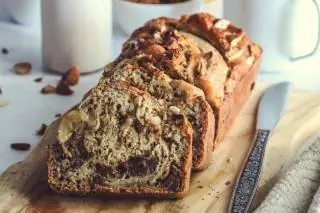
#> input picture images/banana-bread.webp, 320 x 213 px; its folder holds only this picture in this run
$ python generate_og_images.py
#> lines starting #> are read from the running program, lines starting #| are printed output that depends on the picture
#!/usr/bin/env python3
"""Génère les images Open Graph 1200x630 (images/og/*.jpg) à partir de images/*.webp.

Usage (depuis la racine du dépôt) :
    python3 -m venv .venv && .venv/bin/pip install Pillow
    .venv/bin/python scripts/generate_og_images.py
"""
import glob
import os

from PIL import Image, ImageEnhance, ImageFilter, ImageOps

ROOT = os.path.dirname(os.path.dirname(os.path.abspath(__file__)))
SRC = os.path.join(ROOT, "images")
OUT = os.path.join(SRC, "og")
W, H = 1200, 630


def main():
    os.makedirs(OUT, exist_ok=True)
    for path in sorted(glob.glob(os.path.join(SRC, "*.webp"))):
        im = ImageOps.exif_transpose(Image.open(path)).convert("RGB")
#> im is the input picture: PIL image 320x213 RGB; mean R, G, B 161.1, 143.9, 125.2
        canvas = ImageOps.fit(im, (W, H), Image.LANCZOS).filter(ImageFilter.GaussianBlur(30))
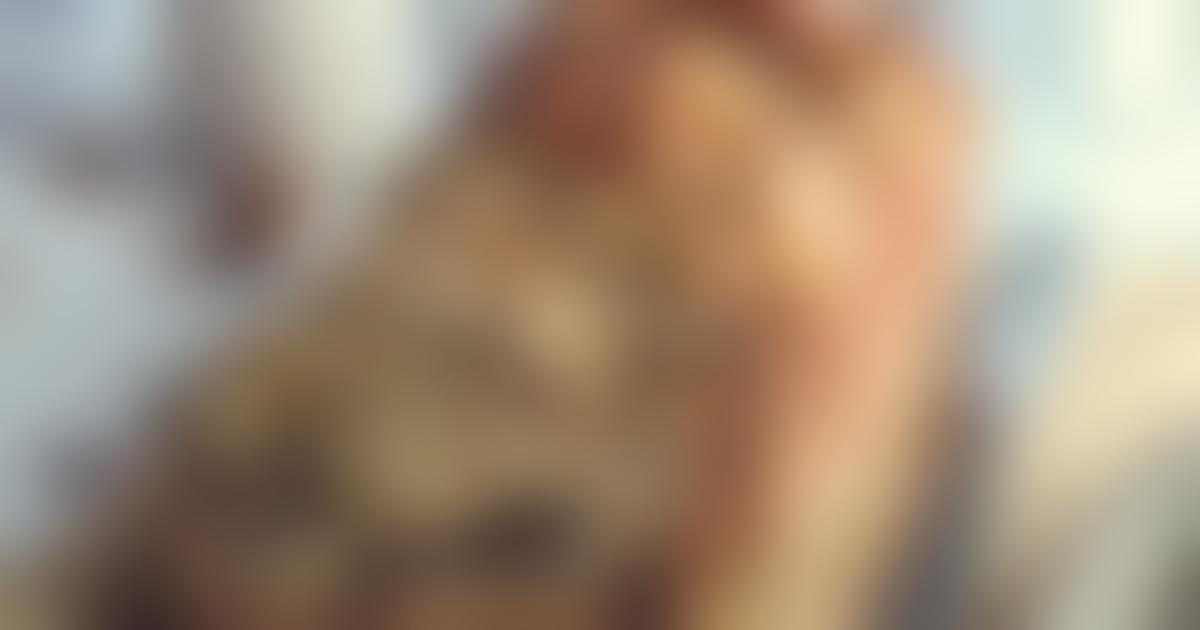
#> canvas: PIL image 1200x630 RGB; mean R, G, B 161.7, 142.6, 122.3
        canvas = ImageEnhance.Brightness(canvas).enhance(0.7)
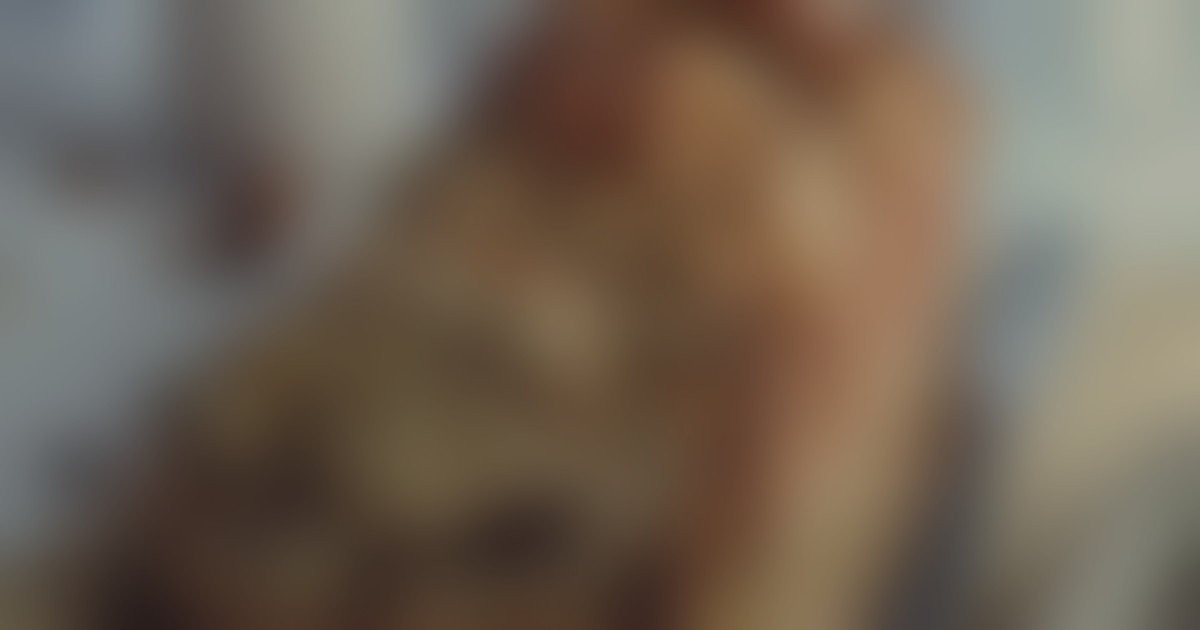
#> canvas: PIL image 1200x630 RGB; mean R, G, B 112.8, 99.4, 85.2
        photo = ImageOps.contain(im, (W, H), Image.LANCZOS)
        canvas.paste(photo, ((W - photo.width) // 2, (H - photo.height) // 2))
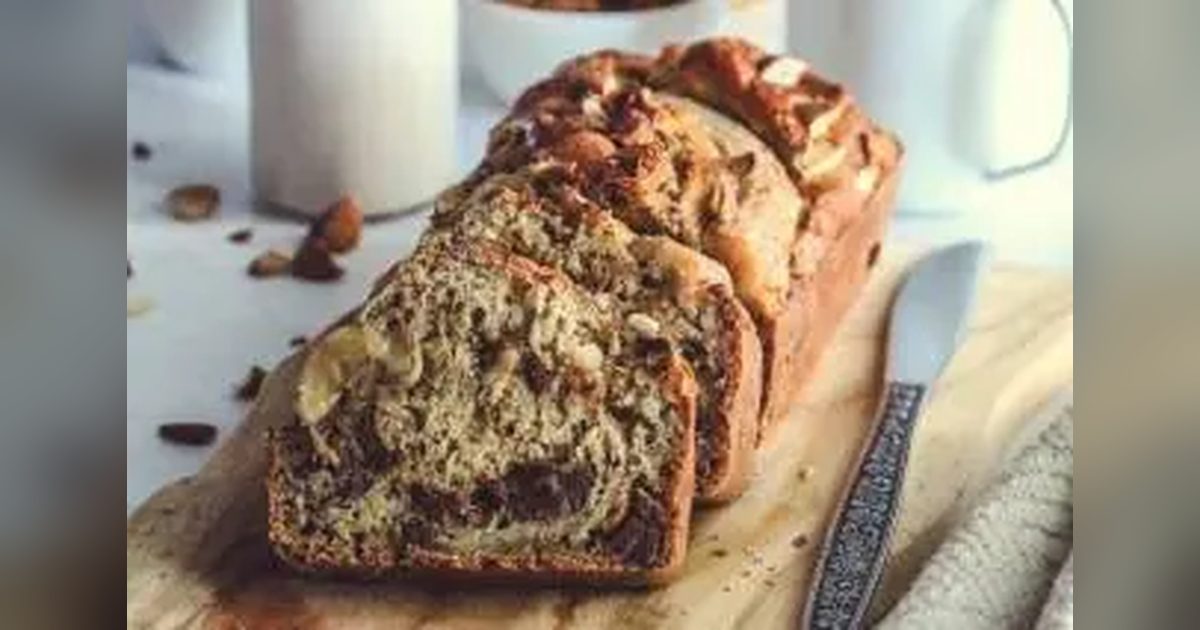
#> canvas: PIL image 1200x630 RGB; mean R, G, B 154, 140.6, 124.2
        name = os.path.splitext(os.path.basename(path))[0] + ".jpg"
        canvas.save(os.path.join(OUT, name), "JPEG", quality=85, optimize=True, progressive=True)
        print(name)


if __name__ == "__main__":
    main()

$ run again, on images/clafoutis-sale-poireaux-patates-douces.webp
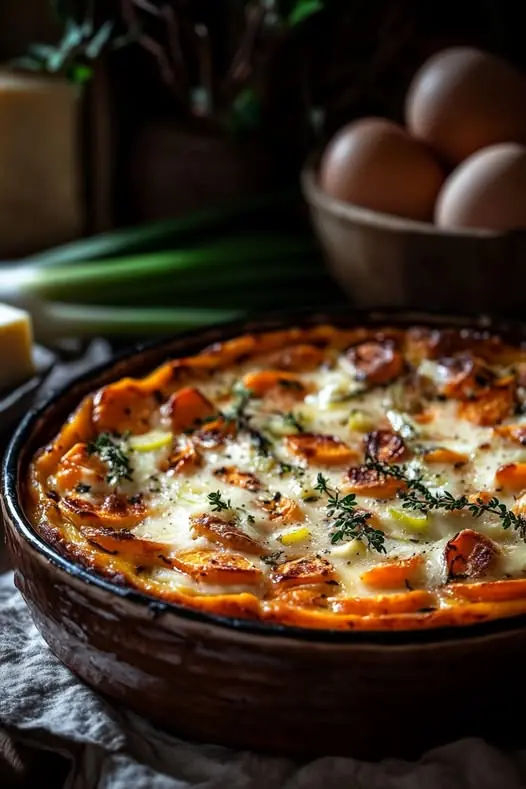
#> input picture images/clafoutis-sale-poireaux-patates-douces.webp, 526 x 789 px
#> in main, im is the input picture: PIL image 526x789 RGB; mean R, G, B 71.1, 53, 36.6
#> in main, `canvas = ImageOps.fit(im, (W, H), Image.LANCZOS).filter(ImageFilter.Ga..`:
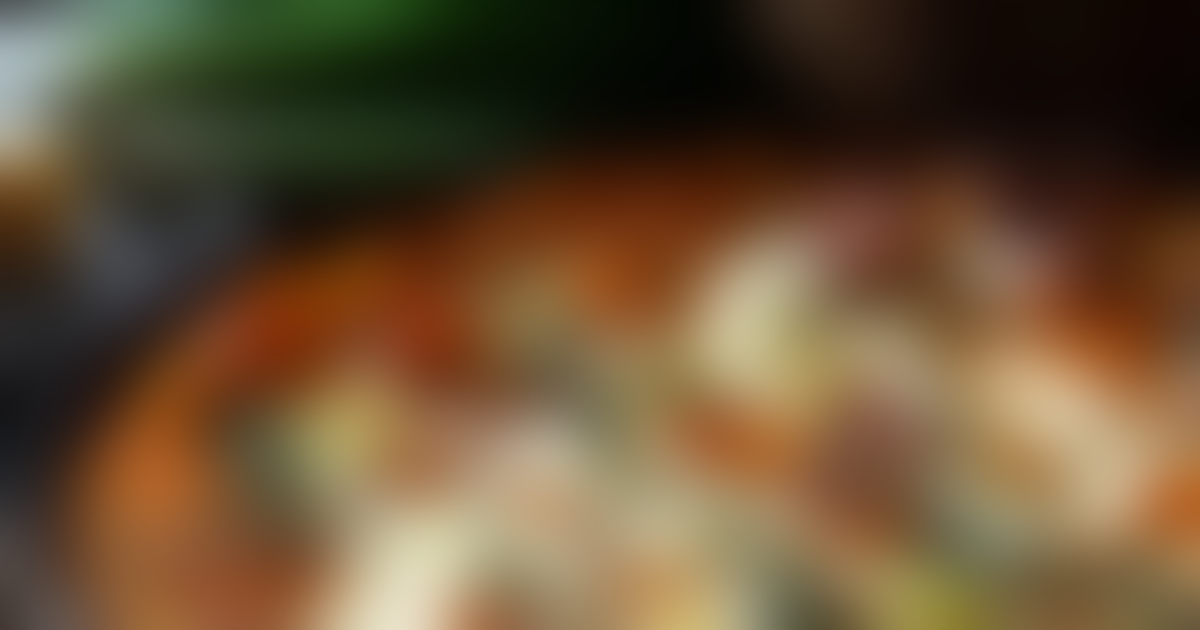
#> canvas: PIL image 1200x630 RGB; mean R, G, B 104.1, 81.2, 53.5
#> in main, `canvas.paste(photo, ((W - photo.width) // 2, (H - photo.height) // 2))`:
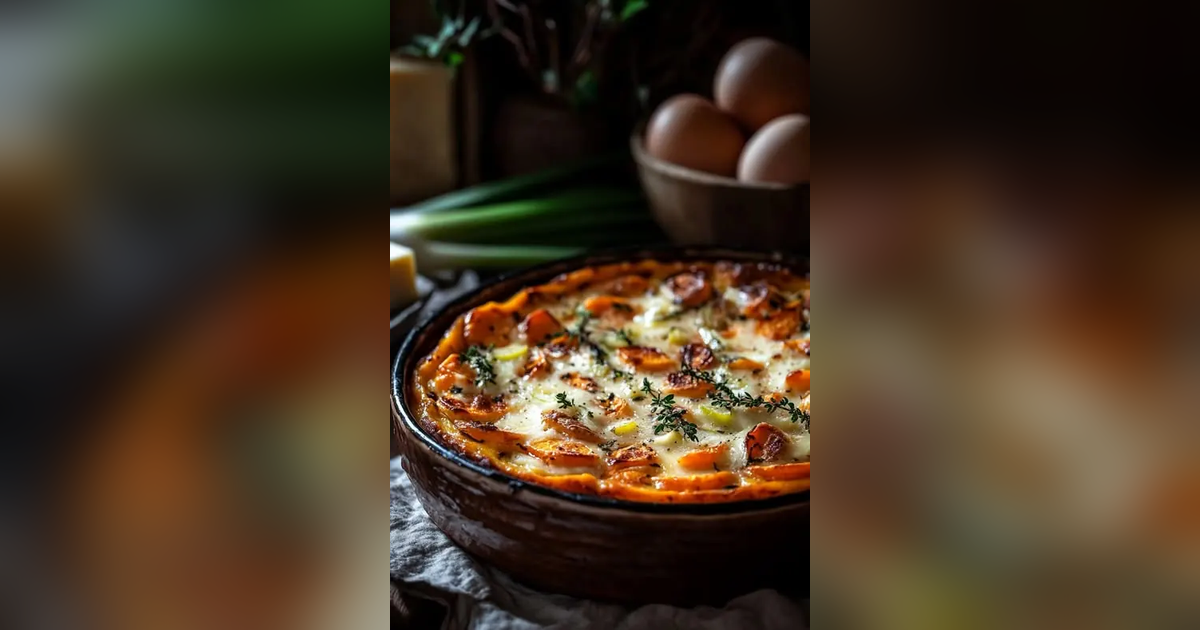
#> canvas: PIL image 1200x630 RGB; mean R, G, B 69.7, 53.1, 35.5

$ run again, on images/barres-maison-avoine-coco-chocolat.webp
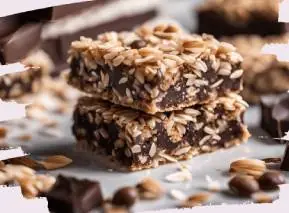
#> input picture images/barres-maison-avoine-coco-chocolat.webp, 289 x 213 px
#> in main, im is the input picture: PIL image 289x213 RGB; mean R, G, B 145.9, 120.3, 107.5
#> in main, `canvas = ImageEnhance.Brightness(canvas).enhance(0.7)`:
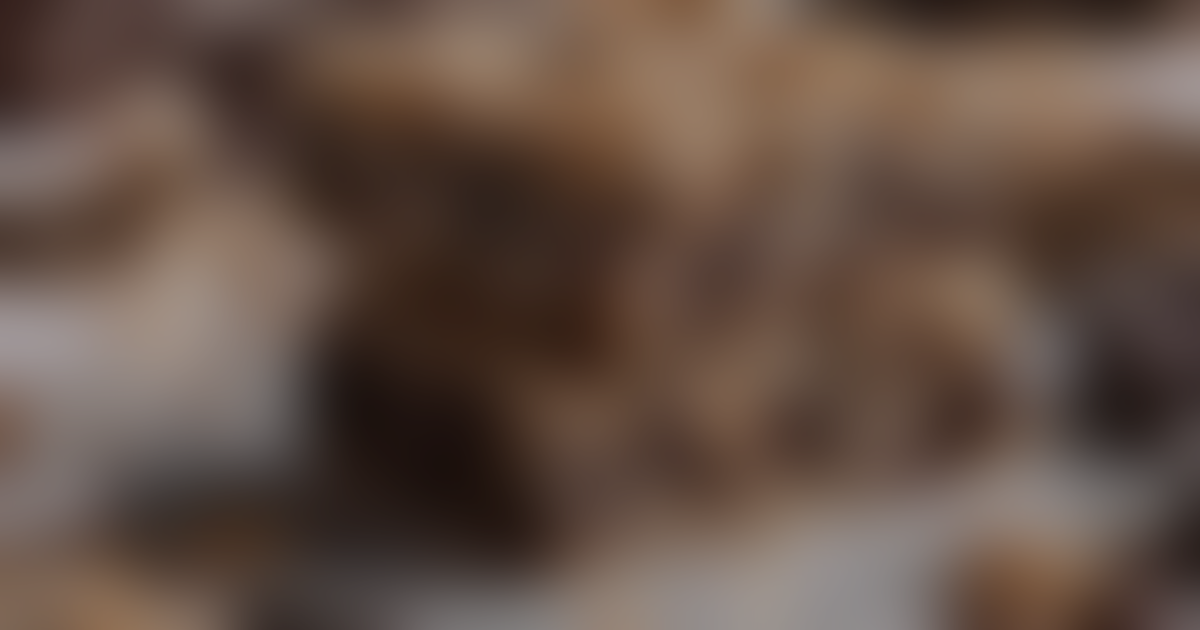
#> canvas: PIL image 1200x630 RGB; mean R, G, B 99.7, 80.3, 69.6
#> in main, `canvas.paste(photo, ((W - photo.width) // 2, (H - photo.height) // 2))`:
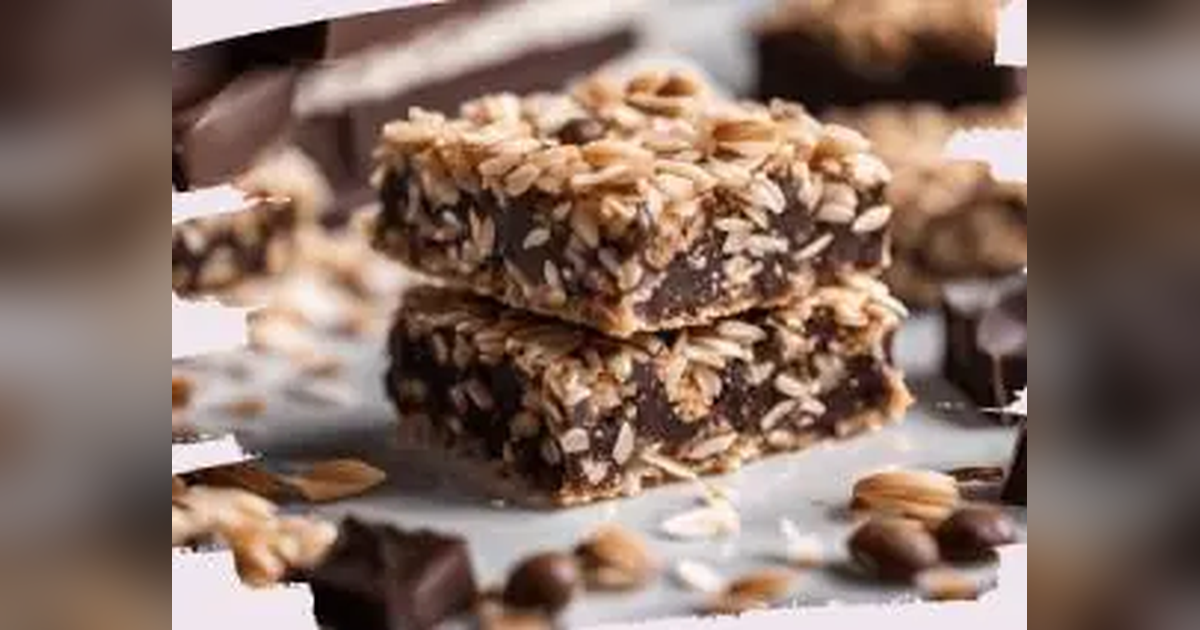
#> canvas: PIL image 1200x630 RGB; mean R, G, B 133.7, 110.5, 99
